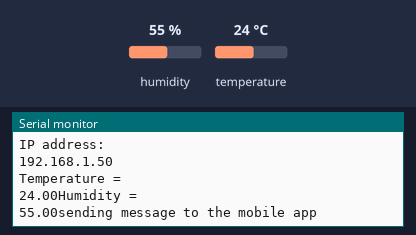
A sketch run on a simulated ESP8266 (NodeMCU). Shown: the last lines printed to the serial monitor. The inputs (shaded band) are chosen by the test bench; at power-on: humidity 55 %, temperature 24 °C. WiFi joins after 1.5 s; servers stay silent unless stated; no MQTT or app messages arrive unless stated.

Above: at 2.7 s.
2.8 s: humidity set to 22 %
At 5.9 s:
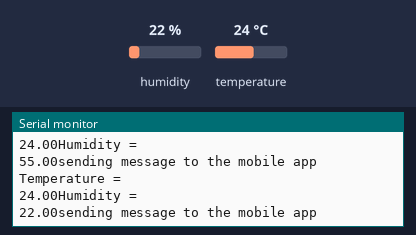
6.7 s: temperature set to 12 °C
At 8.5 s:
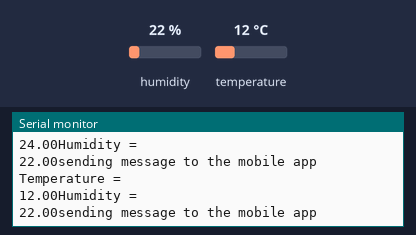
10.6 s: humidity set to 40 %
At 11.1 s:
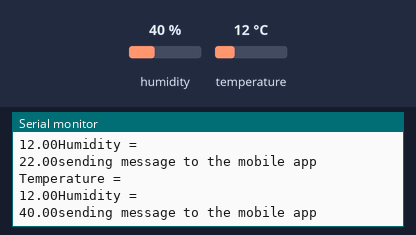
Timing chart, 0 to 13.6 s (numbered marks = the images above; inputs shaded):
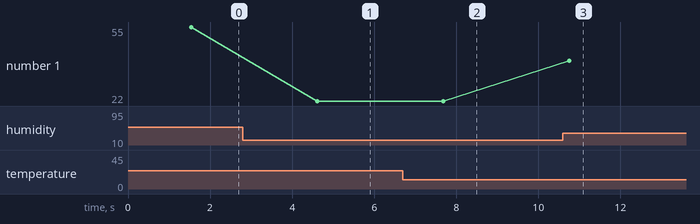

Measured:
- after the input at 2.8 s, the serial monitor: prints a new line after 1.8 s (image 1)
- after the input at 6.7 s, the serial monitor: prints a new line after 0.98 s (image 2)
- after the input at 10.6 s, the serial monitor: prints a new line after 0.16 s (image 3)
- plotted number 1: 55 → 22 after the input at 2.8 s, 22 → 40 after the input at 10.6 s

The sketch:

node_temp_hum.ino
```cpp
#include <PubSubClient.h>
#include <ESP8266WiFi.h>

#include <dht.h>


// Give any pin of your choice, check the board's pinout diagram for that.
#define DHT11_PIN 5

#define CLIENT_ID "******" // Give your client id name
#define PUB_TOPIC "*******" // Give your publishing topic name

// Update these with values suitable for your network.

const char* ssid = "*******"; // change to your home wifi name
const char* password = "*******"; //  change to your home wifi password
const char* mqtt_server = "iot.eclipse.org"; // MQTT broker Name

dht dht11;


WiFiClient espClient;
PubSubClient client(espClient);
long lastMsg = 0;
char msg[50];
int value = 0;


void setup_wifi() {

  delay(10);
  // We start by connecting to a WiFi network
  Serial.println();
  Serial.print("Connecting to ");
  Serial.println(ssid);

  WiFi.begin(ssid, password);

  while (WiFi.status() != WL_CONNECTED) {
    delay(500);
    Serial.print(".");
  }

  randomSeed(micros());

  Serial.println("");
  Serial.println("WiFi connected");
  Serial.println("IP address: ");
  Serial.println(WiFi.localIP());
}


void setup() {


  Serial.begin(9600);

  pinMode(DHT11_PIN,INPUT);

  setup_wifi();

  client.setServer(mqtt_server, 1883);

}

void loop() {

  String temp;
  String hum;
  String temp_hum;
  char mesg[20];

  dht11.read11(DHT11_PIN);
  Serial.println("Temperature = ");

  Serial.print(dht11.temperature);
  temp_hum+="Temp-";
  temp_hum += String(dht11.temperature);

  Serial.println("Humidity = ");

  Serial.print(dht11.humidity);
  temp_hum+=",Hum-";
  temp_hum += String(dht11.humidity);

  temp_hum.toCharArray(mesg,20);

  if (client.connect(CLIENT_ID)){

      Serial.println("sending message to the mobile app");
      client.publish(PUB_TOPIC,mesg);

  }


  delay(3000);


}
```
